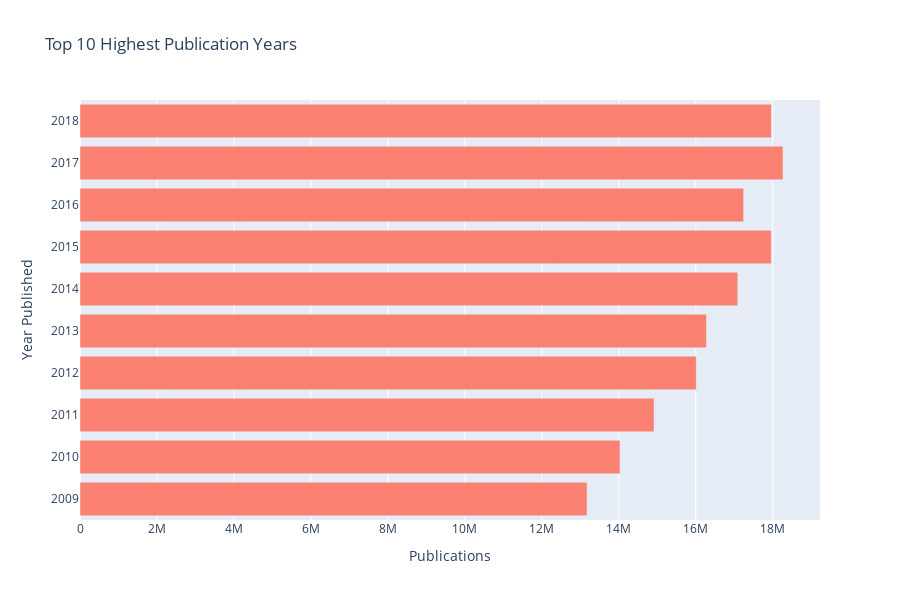

Notebook code cell kept with this figure:
### Code cell
#removing NaNs and filtering to top 10 most publications in a year
top_10_df = df[df["years"].notna()].sort_values("frequencies",ascending=False).head(10)

import plotly.express as px

fig = px.bar(top_10_df, x='frequencies', y='years', orientation='h',
             labels={'frequencies':'Publications', 'years': 'Year Published'}, 
             title='Top 10 Highest Publication Years')
fig.update_traces(marker_color='salmon')
fig.update_layout(#xaxis=dict(range=[1600, 2100]),
                    height=600,
                    xaxis_nticks = 10,yaxis_nticks=20)
fig.show()

### Figure 1 — Plotly figure (JSON) as saved in the notebook; plotly's stock layout.template omitted (floating-point values rounded to 4 significant figures)
{"data": [{"alignmentgroup": "True", "hovertemplate": "Publications=%{x}<br>Year Published=%{y}<extra></extra>", "legendgroup": "", "marker": {"color": "salmon", "pattern": {"shape": ""}}, "name": "", "offsetgroup": "", "orientation": "h", "showlegend": false, "textposition": "auto", "type": "bar", "x": [18266898, 17966100, 17963272, 17243754, 17091540, 16278620, 16013970, 14916050, 14031584, 13175432], "xaxis": "x", "y": [2017, 2018, 2015, 2016, 2014, 2013, 2012, 2011, 2010, 2009], "yaxis": "y"}], "layout": {"barmode": "relative", "height": 600, "legend": {"tracegroupgap": 0}, "title": {"text": "Top 10 Highest Publication Years"}, "xaxis": {"anchor": "y", "domain": [0, 1], "nticks": 10, "title": {"text": "Publications"}}, "yaxis": {"anchor": "x", "domain": [0, 1], "nticks": 20, "title": {"text": "Year Published"}}}}
